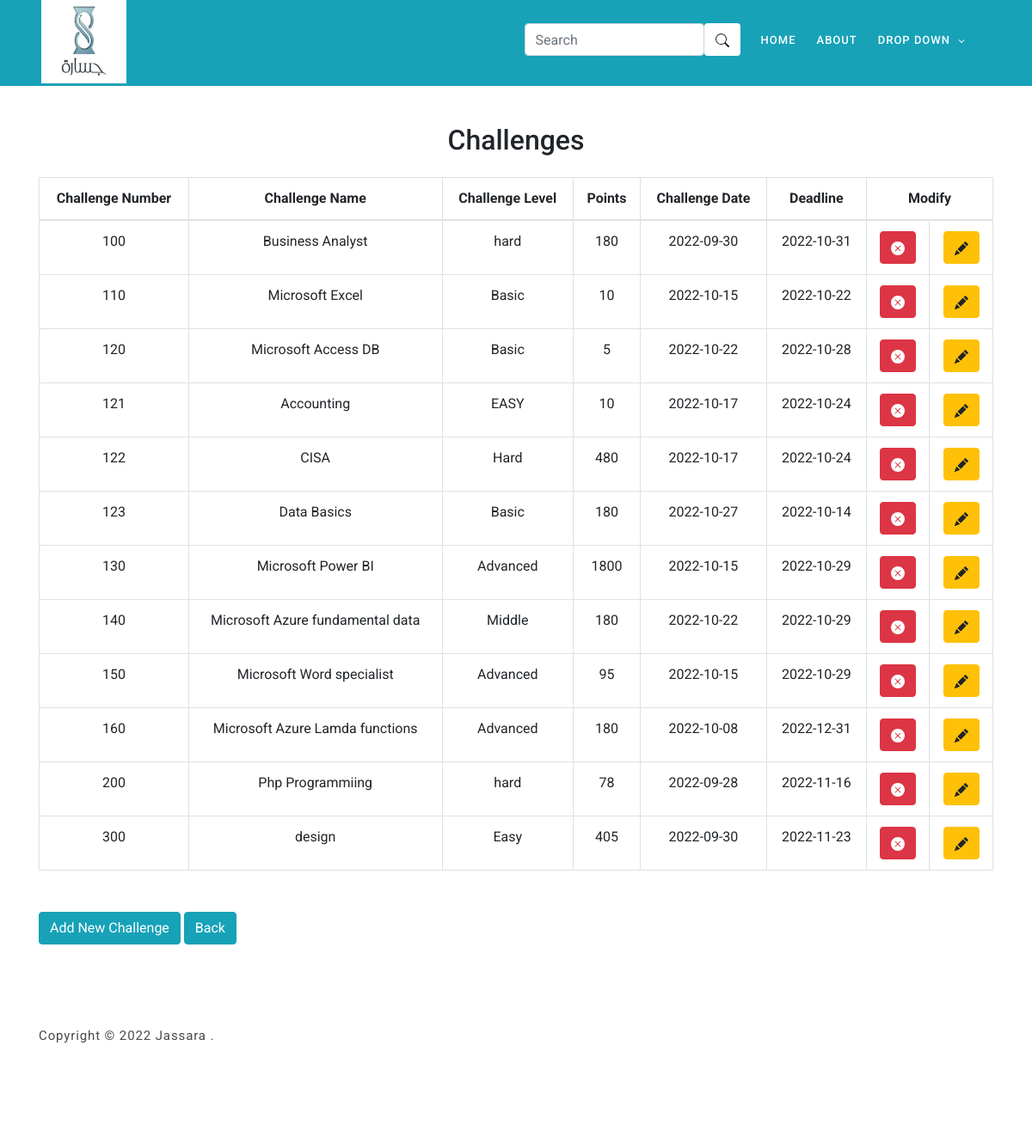
/ManageChallenges.php, run on an earlier commit of the app's database.
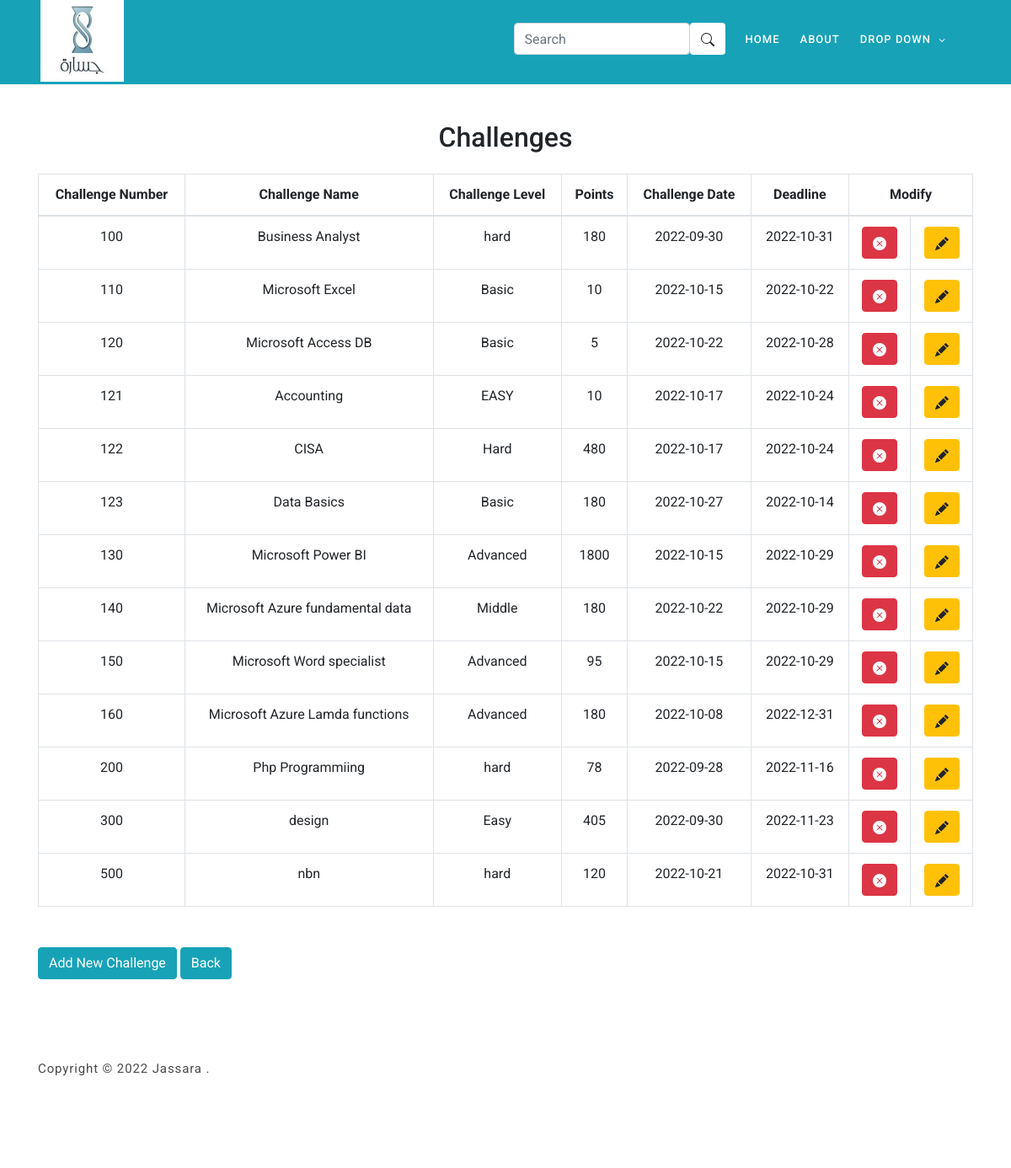
And on a later commit of the database.
### tables this page shows
CREATE TABLE `challenge` (
  `challenge_num` int(10) NOT NULL,
  `challenge_name` text NOT NULL,
  `challenge_level` varchar(10) NOT NULL,
  `challenge_date` date NOT NULL,
  `Deadline` date NOT NULL,
  `Points` int(11) NOT NULL
);

### ManageChallenges.php (the view, shortened to what this page needs)
<?php
include 'tamplate.php';
Admin_header();
admin_nav();
$con = connection();
$sql = "SELECT * FROM challenge";
$result = mysqli_query($con, $sql);
?>
<br>
<br>
<br>
<br>
<br>
<br>
<div class="container">
    <h2 style="text-align: center;">Challenges</h2>
    <br>
    <table class="table table-bordered col mb-5" id="table-list">
        <thead>
            <tr>
                <th style="text-align: center;">Challenge Number</th>
                <th style="text-align: center;">Challenge Name</th>
                <th style="text-align: center;">Challenge Level</th>
                <th style="text-align: center;">Points</th>
                <th style="text-align: center;">Challenge Date</th>
                <th style="text-align: center;">Deadline</th>
                <th style="text-align: center;" colspan="2">Modify</th>
            </tr>
        </thead>
        <tbody>
            <?php
            while ($row = mysqli_fetch_array($result, MYSQLI_ASSOC)) {
                echo
                '<tr style="text-align:center;">
                    <td class ="ChallengeNum">' . $row['challenge_num'] . '</td>
                    <td>' . $row['challenge_name'] . '</td>
                    <td>' . $row['challenge_level'] . '</td>
                    <td>' . $row['Points'] . '</td>
                    <td>' . $row['challenge_date'] . '</td>
                    <td>' . $row['Deadline'] . '</td>
                    <td>
                    <form action="" method="POST">
                            <abbr title="Delete Challenge">
                                 <button class="btn btn-danger" value="' . $row['challenge_num'] . '" name="Delete_button" onclick="confirm("Are you sure ?")">
                                </button>
                                </abbr>
                        </form>
                    </td>
                    <td>
                    <form action="ChallangeModify.php" Method="POST">
                    <abbr title="Modify Challenge">
                            <button class="btn btn-warning" value="' . $row['challenge_num'] . '" id="M_btn" name="Modify_btn" data-target="#ModifyModal" data-toggle="modal" >
                             </button>
                    </abbr>
                    </form>
                    </td>
                </tr>';
            }
            ?>
        </tbody>
    </table>
    <button type="button" class="btn btn-info" data-toggle="modal" data-target="#exampleModal">
        Add New Challenge
    </button>
    <button type="button col" class="btn btn-info" data-toggle="modal" data-target="#exampleModal">
        <a style="color:White;" href="admin.php">Back</a>
    </button>
</div>
<br>
<?php
footer();
?>

### tamplate.php (shortened to what this page needs)
<?php
function footer()
{
    echo '
    <footer style="margin-top: 700;">
        <div class="container" style="display: block;">
            <div class="row">
                <div class="col-lg-7 col-md-12 col-sm-12">
                    <p class="copyright">Copyright &copy; 2022 Jassara
                        .
                </div>
            </div>
        </div>
    </footer>
    <script src="assets/js/jquery-2.1.0.min.js"></script>
    <script src="assets/js/popper.js"></script>
    <script src="assets/js/bootstrap.min.js"></script>
    <script src="assets/js/owl-carousel.js"></script>
    <script src="assets/js/scrollreveal.min.js"></script>
    <script src="assets/js/waypoints.min.js"></script>
    <script src="assets/js/jquery.counterup.min.js"></script>
    <script src="assets/js/imgfix.min.js"></script>
    <script src="assets/js/custom.js"></script>
</body>
</html>';
}
function Admin_header()
{
    echo '<!DOCTYPE html>
    <html lang="en">
    <head>
        <meta charset="utf-8">
        <meta name="viewport" content="width=device-width, initial-scale=1, shrink-to-fit=yes">
        <meta name="description" content="">
        <meta name="author" content="Template Mo">
        <link href="https://fonts.googleapis.com/css?family=Roboto:100,300,400,500,700,900" rel="stylesheet">
        <style>
            body {
                min-height: 100vh;
                display: flex;
                flex-direction: column;
            }
            footer {
                clear: both;
                position: relative;
                height: 200px;
                margin-top: -200px;
            }
        </style>
        <title>Jassara HTML CSS Template</title>
        <!--
    Jassara
    https://templatemo.com/tm-537-Jassara
    -->
        <link rel="stylesheet" type="text/css" href="assets/css/bootstrap.min.css">
        <link rel="stylesheet" type="text/css" href="assets/css/font-awesome.css">
        <link rel="stylesheet" type="text/css" href="assets/css/templatemo-art-factory.css">
        <link rel="stylesheet" type="text/css" href="assets/css/owl-carousel.css">
    </head>
    <header class="header-area bg-info mb-6">
        <div class="container mx-0 px-0">
            <div class="row ">
                <div class="col-lg-12">
                    <nav class="main-nav">
                        <a href="#">
                            <div class="logo pl-5">
                                <img src="assets/images/JPHP.jpg" alt="Jassara" width="99" height="97">
                            </div>
                        </a>
                        ';
}
function admin_nav()
{
    echo '
    <ul class="nav ">
        <li class="">
            <div class="input-group">
                <div class="form-outline">
                    <input type="search" id="form1" class="form-control" placeholder="Search" />
                </div>
                <button type="button" class="btn searchBarButton" style="background-color:white">
                    <svg xmlns="http://www.w3.org/2000/svg" width="16" height="16" fill="currentColor" class="bi bi-search" viewBox="0 0 16 16">
                        <path d="M11.742 10.344a6.5 6.5 0 1 0-1.397 1.398h-.001c.03.04.062.078.098.115l3.85 3.85a1 1 0 0 0 1.415-1.414l-3.85-3.85a1.007 1.007 0 0 0-.115-.1zM12 6.5a5.5 5.5 0 1 1-11 0 5.5 5.5 0 0 1 11 0z" />
                    </svg>
                </button>
            </div>
        </li>
        <li class="scroll-to-section"><a href="index.php#welcome" class="active">Home</a></li>
        <li class="scroll-to-section"><a href="index.php#about">About</a></li>
        <li class="submenu">
            <a href="javascript:;">Drop Down</a>
            <ul>
                <li><a href="ManageChallenges.php">Manage Challenges</a></li>
                <li><a href="ranking.php">Manage Users</a></li>
                <li><a href="index.php#contact-us">Manage Results</a></li>
            </ul>
            </a>
    </ul>
</nav>
</div>
</div>
</div>
</header>
';
}

### assets/css/templatemo-art-factory.css (style rules this page uses)
html, body, div, span, applet, object, iframe, h1, h2, h3, h4, h5, h6, p, blockquote, div pre, a, abbr, acronym, address, big, cite, code, del, dfn, em, font, img, ins, kbd, q, s, samp, small, strike, strong, sub, sup, tt, var, b, u, i, center, dl, dt, dd, ol, ul, li, figure, header, nav, section, article, aside, footer, figcaption { margin: 0; padding: 0; border: 0; outline: 0; }
ul, li { padding: 0; margin: 0; list-style: none; }
header, nav, section, article, aside, footer, hgroup { display: block; }
* { box-sizing: border-box; }
html, body { font-family: "Roboto", sans-serif; font-weight: 400; background-color: #fff; font-size: 16px; -ms-text-size-adjust: 100%; -webkit-font-smoothing: antialiased; -moz-osx-font-smoothing: grayscale; }
a { text-decoration: none !important; }
h1, h2, h3, h4, h5, h6 { margin-top: 0px; margin-bottom: 0px; }
ul { margin-bottom: 0px; }
p { font-size: 15px; line-height: 25px; color: #4a4a4a; }
html, body { background: #fff; font-family: "Roboto", sans-serif; }
.header-area { position: absolute; top: 0px; left: 0px; right: 0px; z-index: 100; height: 100px; -webkit-transition: all 0.5s ease 0s; -moz-transition: all 0.5s ease 0s; -o-transition: all 0.5s ease 0s; transition: all 0.5s ease 0s; }
.header-area .main-nav { min-height: 80px; background: transparent; }
.header-area .main-nav .logo { line-height: 80px; color: #fff; font-size: 28px; font-weight: 700; text-transform: uppercase; letter-spacing: 2px; float: left; -webkit-transition: all 0.3s ease 0s; -moz-transition: all 0.3s ease 0s; -o-transition: all 0.3s ease 0s; transition: all 0.3s ease 0s; }
.header-area .main-nav .nav { float: right; margin-top: 27px; margin-left: 20px; margin-right: 0px; -webkit-transition: all 0.3s ease 0s; -moz-transition: all 0.3s ease 0s; -o-transition: all 0.3s ease 0s; transition: all 0.3s ease 0s; position: relative; z-index: 999; }
.header-area .main-nav .nav li { padding-left: 20px; padding-right: 20px; }
.header-area .main-nav .nav li:last-child { padding-right: 0px; }
.header-area .main-nav .nav li a { display: block; font-weight: 500; font-size: 13px; color: #fff; text-transform: uppercase; -webkit-transition: all 0.3s ease 0s; -moz-transition: all 0.3s ease 0s; -o-transition: all 0.3s ease 0s; transition: all 0.3s ease 0s; height: 40px; line-height: 40px; border: transparent; letter-spacing: 1px; }
.header-area .main-nav .nav li.submenu { position: relative; padding-right: 35px; }
.header-area .main-nav .nav li.submenu:after { font-family: FontAwesome; content: "\f107"; font-size: 12px; color: #fff; position: absolute; right: 18px; top: 12px; }
@media (max-width: 1200px) { .header-area .main-nav .nav li { padding-left: 12px; padding-right: 12px; } }
@media (max-width: 1200px) { .header-area .main-nav:before { display: none; } }
@media (min-width: 992px) { .header-area .main-nav .nav { display: flex !important; } }
footer { background-color: #fff; padding: 60px 0px; }
footer .copyright { margin-top: 10px; font-weight: 400; font-size: 15px; color: #4a4a4a; letter-spacing: 0.88px; text-transform: capitalize; }

### tamplate.php (style rules this page uses)
footer { clear: both; position: relative; height: 200px; margin-top: -200px; }

What changed in the data, as far as the page shows it:
added challenge: challenge_num "500", challenge_name "nbn", challenge_level "hard", Points "120", challenge_date "2022-10-21", Deadline "2022-10-31"
